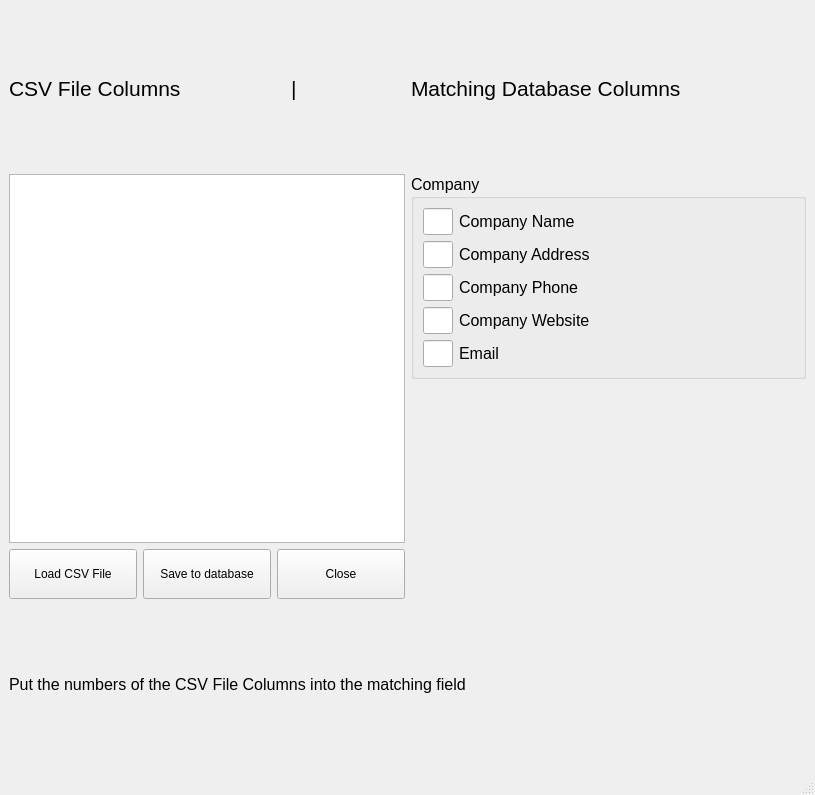
<?xml version="1.0" encoding="UTF-8"?>
<ui version="4.0">
 <class>MainWindow</class>
 <widget class="QMainWindow" name="MainWindow">
  <property name="geometry">
   <rect>
    <x>0</x>
    <y>0</y>
    <width>815</width>
    <height>795</height>
   </rect>
  </property>
  <property name="windowTitle">
   <string>Load CSV File into DB</string>
  </property>
  <property name="windowIcon">
   <iconset>
    <normaloff>resources/icon/favicon.ico</normaloff>resources/icon/favicon.ico</iconset>
  </property>
  <property name="toolButtonStyle">
   <enum>Qt::ToolButtonIconOnly</enum>
  </property>
  <widget class="QWidget" name="centralwidget">
   <layout class="QGridLayout" name="gridLayout">
    <item row="0" column="0" colspan="2">
     <layout class="QHBoxLayout" name="horizontalLayout">
      <item>
       <widget class="QLabel" name="label">
        <property name="font">
         <font>
          <pointsize>16</pointsize>
         </font>
        </property>
        <property name="text">
         <string>CSV File Columns                   |</string>
        </property>
       </widget>
      </item>
      <item>
       <widget class="QLabel" name="label_3">
        <property name="font">
         <font>
          <pointsize>16</pointsize>
         </font>
        </property>
        <property name="text">
         <string>Matching Database Columns</string>
        </property>
       </widget>
      </item>
     </layout>
    </item>
    <item row="3" column="0">
     <layout class="QHBoxLayout" name="horizontalLayout_2">
      <item>
       <widget class="QPushButton" name="pushButtonLoadCSV">
        <property name="minimumSize">
         <size>
          <width>0</width>
          <height>50</height>
         </size>
        </property>
        <property name="text">
         <string>Load CSV File</string>
        </property>
       </widget>
      </item>
      <item>
       <widget class="QPushButton" name="pushButtonSaveCSV">
        <property name="minimumSize">
         <size>
          <width>0</width>
          <height>50</height>
         </size>
        </property>
        <property name="text">
         <string>Save to database</string>
        </property>
       </widget>
      </item>
      <item>
       <widget class="QPushButton" name="pushButtonClose">
        <property name="minimumSize">
         <size>
          <width>0</width>
          <height>50</height>
         </size>
        </property>
        <property name="text">
         <string>Close</string>
        </property>
       </widget>
      </item>
     </layout>
    </item>
    <item row="4" column="0" colspan="2">
     <widget class="QLabel" name="label_10">
      <property name="font">
       <font>
        <pointsize>12</pointsize>
       </font>
      </property>
      <property name="text">
       <string>Put the numbers of the CSV File Columns into the matching field</string>
      </property>
     </widget>
    </item>
    <item row="1" column="0" rowspan="2">
     <widget class="QTableView" name="tableView"/>
    </item>
    <item row="1" column="1">
     <widget class="QGroupBox" name="groupBoxImportCompany">
      <property name="font">
       <font>
        <pointsize>12</pointsize>
       </font>
      </property>
      <property name="title">
       <string>Company</string>
      </property>
      <layout class="QFormLayout" name="formLayout">
       <item row="0" column="0">
        <widget class="QLineEdit" name="lineEditCompanyName">
         <property name="minimumSize">
          <size>
           <width>30</width>
           <height>0</height>
          </size>
         </property>
         <property name="maximumSize">
          <size>
           <width>30</width>
           <height>30</height>
          </size>
         </property>
        </widget>
       </item>
       <item row="0" column="1">
        <widget class="QLabel" name="label_11">
         <property name="font">
          <font>
           <pointsize>12</pointsize>
          </font>
         </property>
         <property name="text">
          <string>Company Name</string>
         </property>
         <property name="alignment">
          <set>Qt::AlignLeading|Qt::AlignLeft|Qt::AlignVCenter</set>
         </property>
        </widget>
       </item>
       <item row="1" column="0">
        <widget class="QLineEdit" name="lineEditCompanyAddress">
         <property name="maximumSize">
          <size>
           <width>30</width>
           <height>30</height>
          </size>
         </property>
        </widget>
       </item>
       <item row="1" column="1">
        <widget class="QLabel" name="label_14">
         <property name="font">
          <font>
           <pointsize>12</pointsize>
          </font>
         </property>
         <property name="text">
          <string>Company Address</string>
         </property>
        </widget>
       </item>
       <item row="2" column="0">
        <widget class="QLineEdit" name="lineEditCompanyPhone">
         <property name="maximumSize">
          <size>
           <width>30</width>
           <height>30</height>
          </size>
         </property>
        </widget>
       </item>
       <item row="2" column="1">
        <widget class="QLabel" name="label_12">
         <property name="font">
          <font>
           <pointsize>12</pointsize>
          </font>
         </property>
         <property name="text">
          <string>Company Phone</string>
         </property>
        </widget>
       </item>
       <item row="3" column="1">
        <widget class="QLabel" name="label_13">
         <property name="font">
          <font>
           <pointsize>12</pointsize>
          </font>
         </property>
         <property name="text">
          <string>Company Website</string>
         </property>
        </widget>
       </item>
       <item row="5" column="0">
        <widget class="QLineEdit" name="lineEditCompanyEmail">
         <property name="maximumSize">
          <size>
           <width>30</width>
           <height>30</height>
          </size>
         </property>
        </widget>
       </item>
       <item row="5" column="1">
        <widget class="QLabel" name="label_2">
         <property name="text">
          <string>Email</string>
         </property>
        </widget>
       </item>
       <item row="3" column="0">
        <widget class="QLineEdit" name="lineEditCompanyWebsite">
         <property name="maximumSize">
          <size>
           <width>30</width>
           <height>30</height>
          </size>
         </property>
        </widget>
       </item>
      </layout>
     </widget>
    </item>
   </layout>
  </widget>
  <widget class="QMenuBar" name="menubar">
   <property name="geometry">
    <rect>
     <x>0</x>
     <y>0</y>
     <width>815</width>
     <height>27</height>
    </rect>
   </property>
  </widget>
  <widget class="QStatusBar" name="statusbar"/>
 </widget>
 <resources/>
 <connections/>
</ui>
